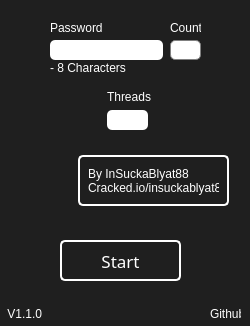
<?xml version="1.0" encoding="UTF-8"?>
<ui version="4.0">
 <class>Dialog</class>
 <widget class="QDialog" name="Dialog">
  <property name="geometry">
   <rect>
    <x>0</x>
    <y>0</y>
    <width>250</width>
    <height>326</height>
   </rect>
  </property>
  <property name="minimumSize">
   <size>
    <width>250</width>
    <height>326</height>
   </size>
  </property>
  <property name="maximumSize">
   <size>
    <width>250</width>
    <height>326</height>
   </size>
  </property>
  <property name="windowTitle">
   <string>SpotifyGen</string>
  </property>
  <property name="styleSheet">
   <string notr="true">QDialog {
background-color:rgb(31, 31, 31)
}
QLabel {
color: rgb(255, 255, 255)
}</string>
  </property>
  <widget class="QLineEdit" name="count">
   <property name="geometry">
    <rect>
     <x>170</x>
     <y>40</y>
     <width>31</width>
     <height>20</height>
    </rect>
   </property>
   <property name="styleSheet">
    <string notr="true">QLineEdit {
  border: 1px solid gray;
  border-radius: 5px;
}</string>
   </property>
   <property name="inputMethodHints">
    <set>Qt::ImhDigitsOnly</set>
   </property>
  </widget>
  <widget class="QLabel" name="Count">
   <property name="geometry">
    <rect>
     <x>170</x>
     <y>20</y>
     <width>31</width>
     <height>16</height>
    </rect>
   </property>
   <property name="text">
    <string>Count</string>
   </property>
  </widget>
  <widget class="QLineEdit" name="password">
   <property name="geometry">
    <rect>
     <x>50</x>
     <y>40</y>
     <width>113</width>
     <height>20</height>
    </rect>
   </property>
   <property name="styleSheet">
    <string notr="true">QLineEdit {
  border-radius: 5px;
}</string>
   </property>
  </widget>
  <widget class="QLabel" name="Password">
   <property name="geometry">
    <rect>
     <x>50</x>
     <y>20</y>
     <width>61</width>
     <height>16</height>
    </rect>
   </property>
   <property name="text">
    <string>Password</string>
   </property>
  </widget>
  <widget class="QLineEdit" name="threads">
   <property name="geometry">
    <rect>
     <x>107</x>
     <y>110</y>
     <width>41</width>
     <height>20</height>
    </rect>
   </property>
   <property name="styleSheet">
    <string notr="true">QLineEdit {
  border-radius: 5px;
}</string>
   </property>
   <property name="inputMethodHints">
    <set>Qt::ImhDigitsOnly</set>
   </property>
  </widget>
  <widget class="QPushButton" name="start">
   <property name="geometry">
    <rect>
     <x>60</x>
     <y>240</y>
     <width>121</width>
     <height>41</height>
    </rect>
   </property>
   <property name="font">
    <font>
     <family>Bahnschrift SemiBold</family>
     <pointsize>13</pointsize>
     <weight>50</weight>
     <bold>false</bold>
     <kerning>true</kerning>
    </font>
   </property>
   <property name="cursor">
    <cursorShape>PointingHandCursor</cursorShape>
   </property>
   <property name="focusPolicy">
    <enum>Qt::NoFocus</enum>
   </property>
   <property name="autoFillBackground">
    <bool>false</bool>
   </property>
   <property name="styleSheet">
    <string notr="true">QPushButton {
  color: rgb(255, 255, 255);
  border: 2px solid white;
  border-radius: 5px;
}
QPushButton:hover {
  border: 2px solid black;
  color: rgb(0, 0, 0);
  background: rgb(255, 255, 255);
}
QPushButton:pressed {
  background: rgb(31, 31, 31);
  color: rgb(255, 255, 255);
  border: 2px solid white;
}
</string>
   </property>
   <property name="text">
    <string>Start</string>
   </property>
   <property name="autoRepeat">
    <bool>false</bool>
   </property>
   <property name="autoDefault">
    <bool>true</bool>
   </property>
   <property name="flat">
    <bool>false</bool>
   </property>
  </widget>
  <widget class="QLabel" name="Threads">
   <property name="geometry">
    <rect>
     <x>107</x>
     <y>90</y>
     <width>47</width>
     <height>13</height>
    </rect>
   </property>
   <property name="text">
    <string>Threads</string>
   </property>
  </widget>
  <widget class="QLabel" name="Image">
   <property name="geometry">
    <rect>
     <x>18</x>
     <y>155</y>
     <width>51</width>
     <height>51</height>
    </rect>
   </property>
   <property name="cursor">
    <cursorShape>PointingHandCursor</cursorShape>
   </property>
   <property name="text">
    <string/>
   </property>
   <property name="pixmap">
    <pixmap>:/Images/logo.png</pixmap>
   </property>
   <property name="scaledContents">
    <bool>true</bool>
   </property>
  </widget>
  <widget class="QFrame" name="f_promo">
   <property name="geometry">
    <rect>
     <x>78</x>
     <y>155</y>
     <width>151</width>
     <height>51</height>
    </rect>
   </property>
   <property name="cursor">
    <cursorShape>ArrowCursor</cursorShape>
   </property>
   <property name="styleSheet">
    <string notr="true">
  border: 2px solid white;
  border-radius: 5px;</string>
   </property>
   <property name="inputMethodHints">
    <set>Qt::ImhNone</set>
   </property>
   <property name="frameShape">
    <enum>QFrame::StyledPanel</enum>
   </property>
   <property name="frameShadow">
    <enum>QFrame::Raised</enum>
   </property>
  </widget>
  <widget class="QLabel" name="condit1">
   <property name="geometry">
    <rect>
     <x>50</x>
     <y>60</y>
     <width>81</width>
     <height>16</height>
    </rect>
   </property>
   <property name="text">
    <string>- 8 Characters</string>
   </property>
  </widget>
  <widget class="QLabel" name="Version">
   <property name="geometry">
    <rect>
     <x>4</x>
     <y>304</y>
     <width>41</width>
     <height>20</height>
    </rect>
   </property>
   <property name="text">
    <string> V1.1.0</string>
   </property>
  </widget>
  <widget class="QLabel" name="Github">
   <property name="geometry">
    <rect>
     <x>210</x>
     <y>304</y>
     <width>31</width>
     <height>20</height>
    </rect>
   </property>
   <property name="cursor">
    <cursorShape>PointingHandCursor</cursorShape>
   </property>
   <property name="text">
    <string>Github</string>
   </property>
   <property name="wordWrap">
    <bool>false</bool>
   </property>
   <property name="openExternalLinks">
    <bool>false</bool>
   </property>
  </widget>
  <widget class="QLabel" name="Name">
   <property name="geometry">
    <rect>
     <x>88</x>
     <y>160</y>
     <width>131</width>
     <height>41</height>
    </rect>
   </property>
   <property name="sizePolicy">
    <sizepolicy hsizetype="Preferred" vsizetype="Preferred">
     <horstretch>0</horstretch>
     <verstretch>0</verstretch>
    </sizepolicy>
   </property>
   <property name="sizeIncrement">
    <size>
     <width>0</width>
     <height>0</height>
    </size>
   </property>
   <property name="baseSize">
    <size>
     <width>0</width>
     <height>0</height>
    </size>
   </property>
   <property name="cursor">
    <cursorShape>PointingHandCursor</cursorShape>
   </property>
   <property name="contextMenuPolicy">
    <enum>Qt::DefaultContextMenu</enum>
   </property>
   <property name="lineWidth">
    <number>1</number>
   </property>
   <property name="text">
    <string>By InSuckaBlyat88
Cracked.io/insuckablyat88</string>
   </property>
   <property name="scaledContents">
    <bool>false</bool>
   </property>
   <property name="wordWrap">
    <bool>false</bool>
   </property>
   <property name="margin">
    <number>0</number>
   </property>
   <property name="indent">
    <number>0</number>
   </property>
  </widget>
 </widget>
 <resources/>
 <connections/>
</ui>
